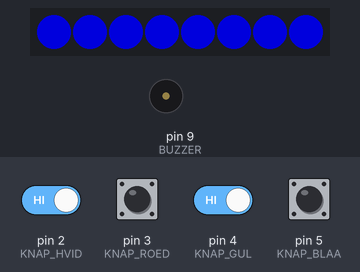
The sketch below on a simulated Arduino Uno, built with avr-gcc and run on an emulated ATmega328P. On the bench: 8 RGB LEDs in strip order, left to right, buzzer (waves = sounding). Inputs (shaded band) come from the test bench; at power-on: pin 2 (KNAP_HVID), pin 3 (KNAP_ROED), pin 4 (KNAP_GUL), pin 5 (KNAP_BLAA) HIGH. Dim RGB values are drawn brighter than linear; random numbers use the default seed unless the sketch sets one.

Above: at 0.8 s.
At 2.4 s:
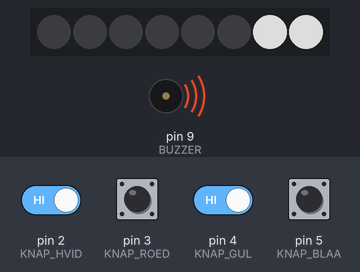
3.1 s: pin 3 (KNAP_ROED) pulled LOW for 0.15 s
At 5.4 s:
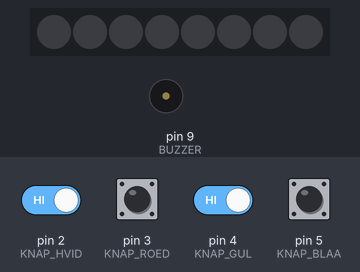
5.7 s: pin 2 (KNAP_HVID) driven LOW and pin 4 (KNAP_GUL) driven LOW
8.7 s: pin 4 (KNAP_GUL) driven HIGH
At 8.84 s:
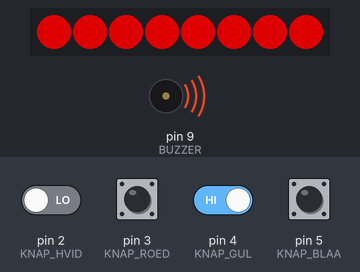
11.2 s: pin 4 (KNAP_GUL) driven LOW
Timing chart, 0 to 15.2 s (numbered marks = the images above; inputs shaded):
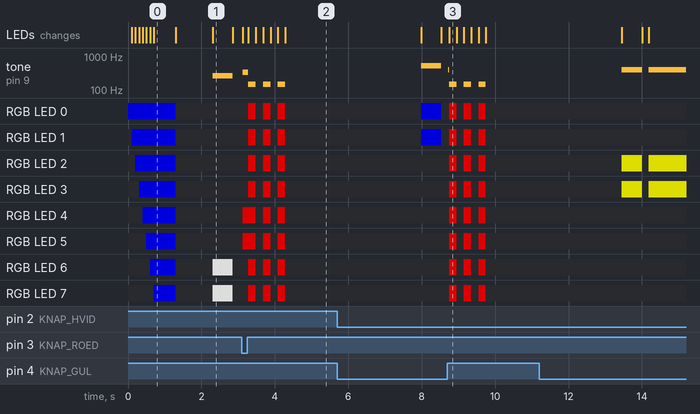

The sketch:

simonSays.ino
```cpp
/*
 * MEMORY SPIL - Arduino Workshop
 * Et Simon Says-lignende spil med NeoPixel LEDs og buzzer
 *
 * Hardware:
 * - 4 knapper på pin 2-5 (hvid, rød, gul, blå)
 * - 8 NeoPixel LEDs på pin 6
 * - Buzzer på pin 9
 */

#include <Adafruit_NeoPixel.h>

// === PIN DEFINITIONER ===
#define KNAP_HVID   2
#define KNAP_ROED   3
#define KNAP_GUL    4
#define KNAP_BLAA   5
#define NEOPIXEL    6
#define BUZZER      9

// === KONSTANTER ===
#define ANTAL_LEDS  8
#define MAX_NIVEAU  20
#define DEBOUNCE_TID 30  // Millisekunder til debounce

// === FARVER (RGB) ===
const uint32_t HVID  = 0xFFFFFF;
const uint32_t ROED  = 0xFF0000;
const uint32_t GUL   = 0xFFFF00;
const uint32_t BLAA  = 0x0000FF;
const uint32_t SLUKKET = 0x000000;

// Toner for hver farve (Hz)
const int TONER[] = {262, 330, 392, 523};  // C, E, G, C (højere)

// === GLOBALE VARIABLER ===
Adafruit_NeoPixel strip(ANTAL_LEDS, NEOPIXEL, NEO_GRB + NEO_KHZ800);
int sekvens[MAX_NIVEAU];  // Gemmer spillets sekvens
int niveau = 0;           // Nuværende niveau (antal trin i sekvensen)

// === SETUP ===
void setup() {
  // Initialiser knapper med intern pull-up modstand
  pinMode(KNAP_HVID, INPUT_PULLUP);
  pinMode(KNAP_ROED, INPUT_PULLUP);
  pinMode(KNAP_GUL, INPUT_PULLUP);
  pinMode(KNAP_BLAA, INPUT_PULLUP);

  pinMode(BUZZER, OUTPUT);

  // Start NeoPixel
  strip.begin();
  strip.setBrightness(150);  // Lysstyrke (0-255)
  strip.show();

  // Tilfældig seed fra ubrugt analog pin
  randomSeed(analogRead(A0));

  // Velkomst animation
  velkomst();
}

// === HOVEDLOOP ===
void loop() {
  // Tilføj nyt element til sekvensen
  sekvens[niveau] = random(0, 4);  // 0=hvid, 1=rød, 2=gul, 3=blå
  niveau++;

  delay(500);

  // Vis sekvensen
  visSekvens();

  // Spillerens tur - gentag sekvensen
  for (int i = 0; i < niveau; i++) {
    int tryk = laesKnap();  // Viser feedback automatisk

    if (tryk != sekvens[i]) {
      // Forkert! Game over
      gameOver();
      return;
    }
  }

  // Runde klaret!
  delay(500);
}

// === HJÆLPEFUNKTIONER ===

// Beregn forsinkelse baseret på niveau (hurtigere = sværere)
int getForsinkelse() {
  int forsinkelse = 600 - (niveau * 50);
  if (forsinkelse < 200) forsinkelse = 200;  // Minimum 200ms
  return forsinkelse;
}

// Vis hele sekvensen
void visSekvens() {
  int forsinkelse = getForsinkelse();

  for (int i = 0; i < niveau; i++) {
    visFarve(sekvens[i]);
    delay(forsinkelse);
    slukAlle();
    delay(150);
  }
}

// Vis én farve på LEDs og spil tone
void visFarve(int farveNr) {
  uint32_t farve;

  switch (farveNr) {
    case 0: farve = HVID; break;
    case 1: farve = ROED; break;
    case 2: farve = GUL;  break;
    case 3: farve = BLAA; break;
  }

  // Tænd 2 LEDs per farve (LED 0-1, 2-3, 4-5, 6-7)
  strip.setPixelColor(7-(farveNr * 2), farve);
  strip.setPixelColor(7-(farveNr * 2 + 1), farve);
  strip.show();

  // Spil tone
  tone(BUZZER, TONER[farveNr]);
}

// Sluk alle LEDs og lyd
void slukAlle() {
  strip.clear();
  strip.show();
  noTone(BUZZER);
}

// Vent på knapstryk og returner hvilken (0-3)
// Med debounce: vent, tjek igen, vent på slip
int laesKnap() {
  int knap = -1;

  // 1. Vent på at en knap trykkes
  while (knap == -1) {
    if (digitalRead(KNAP_HVID) == LOW) knap = 0;
    if (digitalRead(KNAP_ROED) == LOW) knap = 1;
    if (digitalRead(KNAP_GUL) == LOW)  knap = 2;
    if (digitalRead(KNAP_BLAA) == LOW) knap = 3;
  }

  // 2. Debounce: vent lidt og tjek at knappen stadig er trykket
  delay(DEBOUNCE_TID);

  // 3. Vis feedback mens knappen holdes nede
  visFarve(knap);

  // 4. Vent på at knappen slippes
  int pins[] = {KNAP_HVID, KNAP_ROED, KNAP_GUL, KNAP_BLAA};
  while (digitalRead(pins[knap]) == LOW) {
    // Venter...
  }

  // 5. Debounce ved slip
  delay(DEBOUNCE_TID);

  slukAlle();
  return knap;
}

// Velkomst animation
void velkomst() {
  for (int i = 0; i < ANTAL_LEDS; i++) {
    strip.setPixelColor(i, BLAA);
    strip.show();
    delay(100);
  }
  delay(500);
  slukAlle();
  delay(500);
}

// Game over - blink rødt og vis score
void gameOver() {
  noTone(BUZZER);

  // Blink rødt 3 gange
  for (int i = 0; i < 3; i++) {
    for (int j = 0; j < ANTAL_LEDS; j++) {
      strip.setPixelColor(j, ROED);
    }
    strip.show();
    tone(BUZZER, 150);  // Lav fejl-tone
    delay(200);
    slukAlle();
    noTone(BUZZER);
    delay(200);
  }

  // Vis score (niveau-1 fordi vi fejlede på dette niveau)
  // Tænd så mange LEDs som spilleren klarede
  int score = niveau - 1;
  for (int i = 0; i < score && i < ANTAL_LEDS; i++) {
    strip.setPixelColor(i, GUL);
  }
  strip.show();
  delay(2000);

  // Nulstil og start forfra
  slukAlle();
  niveau = 0;
  delay(1000);
}
```

Measured:
- after the input at 3.1 s, tone on pin 9 (BUZZER): silent → 330 Hz at once, then repeats every 0.40 s: 150 Hz 0.20 s, silent 0.20 s, until it stays silent from 4.3 s; RGB LED 0: alternates RGB(150, 0, 0) for 0.20 s and off for 0.20 s, 6 changes in all, then stays off, starting after 0.18 s
- what the display in image 0 shows lasts 0.6 s, from 0.7 s to 1.3 s
